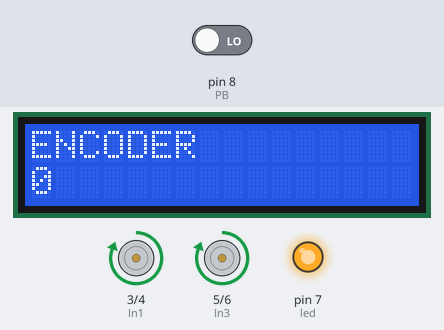
Simulated run of this sketch. Board: Arduino Uno, built with avr-gcc and run on an emulated ATmega328P. Shown: 16×2 character LCD, motor-driver pin pairs drawn as motors (green arrow = first pin HIGH = forward, orange = second pin HIGH = backward, longer = more drive, scaled by the enable pin), output pins drawn as LEDs (lit = HIGH). The inputs (shaded band) are chosen by the test bench; at power-on: pin 8 (PB) LOW. What the sketch prints to the serial monitor is not drawn.

Above: at 7.6 s.
7.7 s: pin 8 (PB) driven HIGH
At 14.9 s:
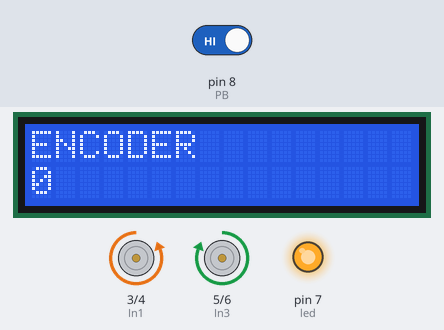
At 17.6 s:
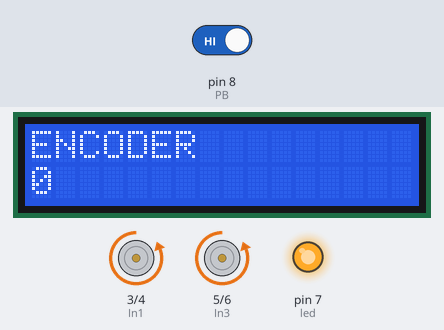
18.5 s: pin 8 (PB) driven LOW
At 24.2 s:
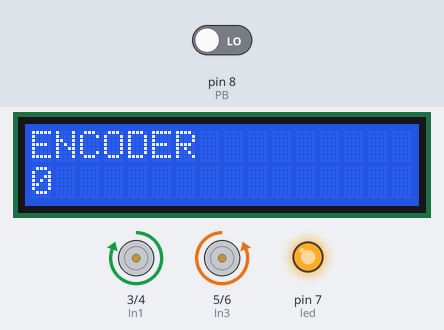
Timing chart, 0 to 37.2 s (numbered marks = the images above; inputs shaded):
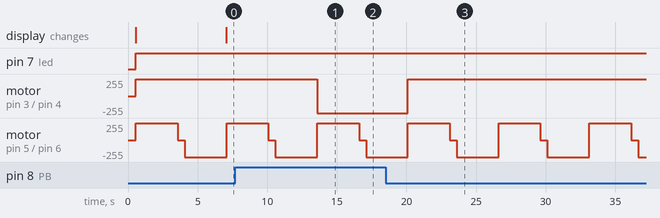

Measured:
- after the input at 7.7 s, motor on pin 3 (In1) / pin 4 (In2): forward 255/255 → backward 255/255 after 5.9 s
- after the input at 18.5 s, motor on pin 3 (In1) / pin 4 (In2): backward 255/255 → forward 255/255 after 1.6 s
- by itself, motor on pin 5 (In3) / pin 6 (In4): repeats every 6.5 s: stopped 0.50 s, backward 255/255 3.0 s, forward 255/255 3.0 s

The sketch:

sketch_apr18a.ino
```cpp
// Pin Configuration
const int En = 2;    // First Enable pin for the H-bridge
const int In1 = 3;   // First input for H-bridge
const int In2 = 4;   // Second input for H-bridge
const int In3 = 5;   // Third input for H-bridge
const int In4 = 6;   // Fourth input for H-bridge
const int led = 7;   // Indication auxiary LED pin
const int PB = 8;    // Push button pin
const int D7 = 9;    // lcd configure pin
const int D6 = 10;   // lcd configure pin
const int D5 = 11;   // lcd configure pin
const int D4 = 12;   // lcd configure pin
const int E = 13;    // lcd configure pin
const int RS = 14;   // lcd configure pin
const int EncA = 15; // Encoder Channel A input pin
const int EncB = 16; // Encoder Channel B input pin
const int En2 = 17;  // Second Enable pin for the H-bridge
volatile int Pos = 0;//Define volatile variable to store the current position in it.
                     //The variable should be volatile because it is updated inside an interrupt pin code.

// LCD display Configuration
#include <LiquidCrystal.h>
LiquidCrystal lcd(RS, E, D4, D5, D6, D7);

void setup() {
//SERIAL MONITOR & LCD DISPLAY
  Serial.begin(115200);
  lcd.begin(16,2);
  lcd.print("HELLO :D");
  lcd.setCursor(0,1);
  lcd.print("ENCODER");
  delay(500);
  lcd.clear();


//L298N MOTOR DRIVER + LED + Push button
  pinMode(PB, INPUT);
  pinMode(led, OUTPUT);
  pinMode(En , OUTPUT);
  pinMode(En2 , OUTPUT);
  pinMode(EncA,INPUT );
  pinMode(EncB,INPUT );
  pinMode(In1, OUTPUT);
  pinMode(In2, OUTPUT);
  pinMode(In3, OUTPUT);
  pinMode(In4, OUTPUT);
  attachInterrupt(15, doEncoder, RISING) ;
  digitalWrite(led,LOW ) ;        // Set the motor speed
  analogWrite(En,200);
  }

void loop() {


  if (digitalRead(PB) == HIGH )                          // motor 1
        { digitalWrite(In1,LOW) ;
        digitalWrite(In2,HIGH ) ; }
  else
        { digitalWrite(In1,HIGH) ;
        digitalWrite(In2,LOW ) ;
        digitalWrite(led,HIGH ) ;                        // To indicate reverse rotation.
        }

  digitalWrite(17, 1);                                   // motor 2
  digitalWrite(5, 1);
  digitalWrite(6, 0);
  delay(3000);
  digitalWrite(17, 0);
  digitalWrite(5, 0);
  digitalWrite(6, 1);
  delay(500);
  digitalWrite(17, 1);
  digitalWrite(5, 0);
  digitalWrite(6, 1);
  delay(3000);

  lcd.setCursor(0,0);                                    // LCD
  lcd.print("ENCODER");
  lcd.setCursor(0,1);
  lcd.print(Pos);
  lcd.print("         ");

  Serial.println (Pos);                                  // Serial monitor
  delay(10) ;

}

void doEncoder() {
// Interrupt Code
if (digitalRead(EncA) == digitalRead(EncB))
     {Pos++;}
else { Pos--; }
}
```
